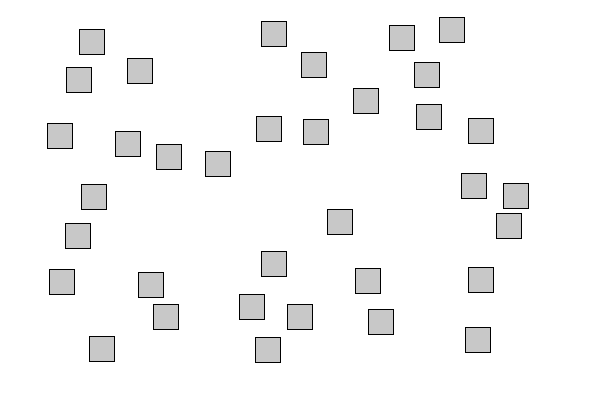
Frame 1 (no input)
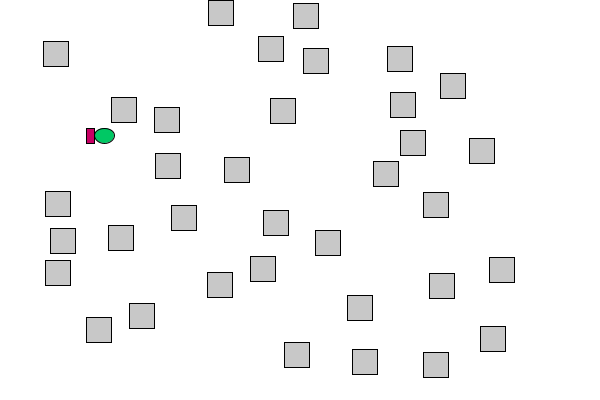
Frame 60 (the mouse pressed at the canvas centre just before this capture)
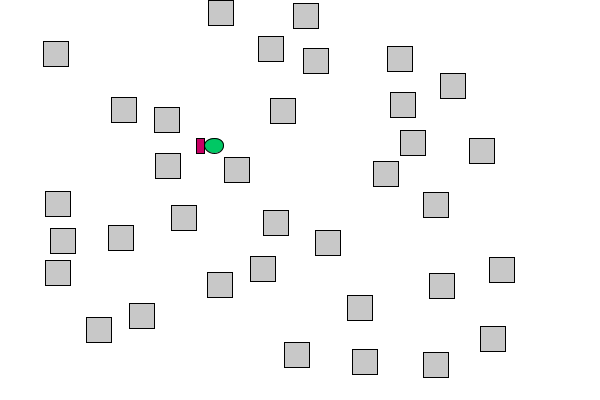
Frame 120 (the mouse held since frame 60 and released just before this capture)

The Processing sketch that drew these frames (run headless with seeded random() and noise(); from frame 60 on, the mouse is pressed at the canvas centre):

// Processing sketch: MainLoop
// ── MainLoop.pde
/*
COMP115 A3
My Fish finds its path to target
by pongsak.suvanpong@mq.edu.au 

Copyright (c) 2014, Pongsak Suvanpong
All rights reserved.

Redistribution and use in source and binary forms, with or without modification, 
are permitted provided that the following conditions are met:

1. Redistributions of source code must retain the above copyright notice, this list of 
conditions and the following disclaimer.

2. Redistributions in binary form must reproduce the above copyright notice, 
this list of conditions and the following disclaimer in the documentation and/or other 
materials provided with the distribution.

3. Neither the name of the copyright holder nor the names of its contributors may 
be used to endorse or promote products derived from this software without specific 
prior written permission.

THIS SOFTWARE IS PROVIDED BY THE COPYRIGHT HOLDERS AND CONTRIBUTORS "AS IS" AND ANY EXPRESS 
OR IMPLIED WARRANTIES, INCLUDING, BUT NOT LIMITED TO, THE IMPLIED WARRANTIES OF MERCHANTABILITY 
AND FITNESS FOR A PARTICULAR PURPOSE ARE DISCLAIMED. IN NO EVENT SHALL THE COPYRIGHT HOLDER OR 
CONTRIBUTORS BE LIABLE FOR ANY DIRECT, INDIRECT, INCIDENTAL, SPECIAL, EXEMPLARY, OR CONSEQUENTIAL 
DAMAGES (INCLUDING, BUT NOT LIMITED TO, PROCUREMENT OF SUBSTITUTE GOODS OR SERVICES; LOSS OF USE, 
DATA, OR PROFITS; OR BUSINESS INTERRUPTION) HOWEVER CAUSED AND ON ANY THEORY OF LIABILITY, 
WHETHER IN CONTRACT, STRICT LIABILITY, OR TORT (INCLUDING NEGLIGENCE OR OTHERWISE) ARISING IN ANY 
WAY OUT OF THE USE OF THIS SOFTWARE, EVEN IF ADVISED OF THE POSSIBILITY OF SUCH DAMAGE.
*/
final int nBarriers = 35;
final float xCellSize = 40.0f;
final float yCellSize = 30.0f;

Fish aFish;
Barrier[] barriers = new Barrier[nBarriers];

//human controller, yak!!!!
KeyboardController keyboardController = new KeyboardController(); 

//Fish Autopilot
DFSController dfsController = new DFSController(2, 2); 


// functions
void randomizedBarrierAtIndex(int i)
{
    float nCellX = width / xCellSize;
    float nCellY = height / yCellSize;
    int rx = (int)random(3, nCellX - 1);
    int ry = (int)random(0, nCellY);
    float x = xCellSize * rx;
    float y = yCellSize * ry;
    barriers[i].setLocation((float)random(xCellSize, width - xCellSize * 2), 
                            (float)random(0, height - yCellSize * 1.5));
    //barriers[i].setLocation(x, y);
}

void randomizeBarrierLocation()
{
  randomizedBarrierAtIndex(0);
  for(int i = 1; i < nBarriers; i++)
  {
      boolean keepTrying = true;
      while(true == keepTrying)
      {
          randomizedBarrierAtIndex(i);
          for(int j = 0; j < i; j++)
          {
              keepTrying = isGameObjectsColliding(barriers[i], barriers[j]);
              if(true == keepTrying)
              {
                  break;
              }
          }
      }  
  }
  setupAutopilot();
}

void setupAutopilot()
{
    Rectangle goal = new Rectangle(width, 0, width + 100, height);
    dfsController.setup(aFish, barriers, goal);
}

boolean detectCollision()
{
    for(int i = 0; i < nBarriers; i++)
    {
        if(true == isGameObjectsColliding(aFish, barriers[i]))
        {
            return true;
        }
    } 
    return false;
}

void setup()
{
    size(600, 400);
    float nCellX = width / xCellSize;
    float nCellY = height / yCellSize;
    
    aFish = new Fish(xCellSize * 0.7, yCellSize * 0.5);
    //aFish = new Fish(20, 10);
    aFish.setLocation(0, yCellSize * (float) random(2, nCellY));
    for(int i = 0; i < nBarriers; i++)
    {
       barriers[i] = new Barrier(xCellSize, yCellSize); 
    }
    
    randomizeBarrierLocation();
}

void draw()
{
    background(255);

    for(int i = 0; i < nBarriers; i++)
    {
       barriers[i].draw();
    }
    
    aFish.draw();
    dfsController.control(aFish);
    aFish.move();
    
    if(true == detectCollision() || aFish.location().X() + xCellSize >= width)
    {
       randomizeBarrierLocation();
       aFish.setLocation(0, height / 2); 
    }
}

void keyPressed()
{
    keyboardController.control(aFish);
}

// ── Barrier.pde
/*
COMP115 A3
My Fish finds its path to target
by pongsak.suvanpong@mq.edu.au 

Copyright (c) 2014, Pongsak Suvanpong
All rights reserved.

Redistribution and use in source and binary forms, with or without modification, 
are permitted provided that the following conditions are met:

1. Redistributions of source code must retain the above copyright notice, this list of 
conditions and the following disclaimer.

2. Redistributions in binary form must reproduce the above copyright notice, 
this list of conditions and the following disclaimer in the documentation and/or other 
materials provided with the distribution.

3. Neither the name of the copyright holder nor the names of its contributors may 
be used to endorse or promote products derived from this software without specific 
prior written permission.

THIS SOFTWARE IS PROVIDED BY THE COPYRIGHT HOLDERS AND CONTRIBUTORS "AS IS" AND ANY EXPRESS 
OR IMPLIED WARRANTIES, INCLUDING, BUT NOT LIMITED TO, THE IMPLIED WARRANTIES OF MERCHANTABILITY 
AND FITNESS FOR A PARTICULAR PURPOSE ARE DISCLAIMED. IN NO EVENT SHALL THE COPYRIGHT HOLDER OR 
CONTRIBUTORS BE LIABLE FOR ANY DIRECT, INDIRECT, INCIDENTAL, SPECIAL, EXEMPLARY, OR CONSEQUENTIAL 
DAMAGES (INCLUDING, BUT NOT LIMITED TO, PROCUREMENT OF SUBSTITUTE GOODS OR SERVICES; LOSS OF USE, 
DATA, OR PROFITS; OR BUSINESS INTERRUPTION) HOWEVER CAUSED AND ON ANY THEORY OF LIABILITY, 
WHETHER IN CONTRACT, STRICT LIABILITY, OR TORT (INCLUDING NEGLIGENCE OR OTHERWISE) ARISING IN ANY 
WAY OUT OF THE USE OF THIS SOFTWARE, EVEN IF ADVISED OF THE POSSIBILITY OF SUCH DAMAGE.
*/
class Barrier extends GameObject
{
    Size size = new Size();
    
    public Barrier(float w, float h)
    {
        this.size.set(w, h);
    }
    
    public void draw()
    {
        /*
        line(this.location().X(), this.location().Y(), 
             this.location().X() + size.width(),
             this.location().Y() + size.height()); */
                  
        fill(200, 200, 200);
        
        ellipseMode(CORNER);
        float min = min(this.size.width(), this.size.height()) - 5;
        /*
        ellipse(this.location().X(), this.location().Y(),
                min, min);  
              
        rect(this.location().X(), this.location().Y(),
             this.size.width(), this.size.height()); */
        
        rect(this.location().X(), this.location().Y(),
             min, min);
    }
    
    public void move()
    {
    
    }
    
    public Rectangle bounding()
    {
        return new Rectangle(this.location().X(), this.location().Y(),
                             this.size.width(), this.size.height());
    }
}

// ── Coordinate.pde
/*
COMP115 A3
My Fish finds its path to target
by pongsak.suvanpong@mq.edu.au 

Copyright (c) 2014, Pongsak Suvanpong
All rights reserved.

Redistribution and use in source and binary forms, with or without modification, 
are permitted provided that the following conditions are met:

1. Redistributions of source code must retain the above copyright notice, this list of 
conditions and the following disclaimer.

2. Redistributions in binary form must reproduce the above copyright notice, 
this list of conditions and the following disclaimer in the documentation and/or other 
materials provided with the distribution.

3. Neither the name of the copyright holder nor the names of its contributors may 
be used to endorse or promote products derived from this software without specific 
prior written permission.

THIS SOFTWARE IS PROVIDED BY THE COPYRIGHT HOLDERS AND CONTRIBUTORS "AS IS" AND ANY EXPRESS 
OR IMPLIED WARRANTIES, INCLUDING, BUT NOT LIMITED TO, THE IMPLIED WARRANTIES OF MERCHANTABILITY 
AND FITNESS FOR A PARTICULAR PURPOSE ARE DISCLAIMED. IN NO EVENT SHALL THE COPYRIGHT HOLDER OR 
CONTRIBUTORS BE LIABLE FOR ANY DIRECT, INDIRECT, INCIDENTAL, SPECIAL, EXEMPLARY, OR CONSEQUENTIAL 
DAMAGES (INCLUDING, BUT NOT LIMITED TO, PROCUREMENT OF SUBSTITUTE GOODS OR SERVICES; LOSS OF USE, 
DATA, OR PROFITS; OR BUSINESS INTERRUPTION) HOWEVER CAUSED AND ON ANY THEORY OF LIABILITY, 
WHETHER IN CONTRACT, STRICT LIABILITY, OR TORT (INCLUDING NEGLIGENCE OR OTHERWISE) ARISING IN ANY 
WAY OUT OF THE USE OF THIS SOFTWARE, EVEN IF ADVISED OF THE POSSIBILITY OF SUCH DAMAGE.
*/
import java.lang.*;

public class Coordinate
{
    private float X;
    private float Y;
    
    public Coordinate()
    {
        this.set(0, 0);
    }
    
    public Coordinate(float x, float y)
    {
        this.set(x, y);
    }
    
    public void set(float x, float y)
    {
        this.X = x;
        this.Y = y;
    }
    
    public void setX(float x)
    {
        this.X = x;
    }
    
    public void setY(float y)
    {
        this.Y = y;
    }
    
    public float X()
    {
        return this.X;
    }
    
    public float Y()
    {
        return this.Y;
    }
    
    public boolean equals(Object another)
    {
        
        if(this == another)
        {
            return true;
        }
        else if(! (another instanceof Coordinate))
        {
            return false;
        }
        else
        {
            Coordinate c = (Coordinate)another;
            //f(Float.floatToIntBits(c.X()) == Float.floatToIntBits(this.X()) &&
            //  Float.floatToIntBits(c.Y()) == Float.floatToIntBits(this.Y()))
            if(Math.abs(c.X() - this.X()) < 0.01 && Math.abs(c.Y() - this.Y()) < 0.01)
            {
                //print("=");
                return true;
            }
            else
            {
                return false;
            }
        }
    }
}

// ── DFSController.pde
/*
COMP115 A3
My Fish finds its path to target
by pongsak.suvanpong@mq.edu.au 

Copyright (c) 2014, Pongsak Suvanpong
All rights reserved.

Redistribution and use in source and binary forms, with or without modification, 
are permitted provided that the following conditions are met:

1. Redistributions of source code must retain the above copyright notice, this list of 
conditions and the following disclaimer.

2. Redistributions in binary form must reproduce the above copyright notice, 
this list of conditions and the following disclaimer in the documentation and/or other 
materials provided with the distribution.

3. Neither the name of the copyright holder nor the names of its contributors may 
be used to endorse or promote products derived from this software without specific 
prior written permission.

THIS SOFTWARE IS PROVIDED BY THE COPYRIGHT HOLDERS AND CONTRIBUTORS "AS IS" AND ANY EXPRESS 
OR IMPLIED WARRANTIES, INCLUDING, BUT NOT LIMITED TO, THE IMPLIED WARRANTIES OF MERCHANTABILITY 
AND FITNESS FOR A PARTICULAR PURPOSE ARE DISCLAIMED. IN NO EVENT SHALL THE COPYRIGHT HOLDER OR 
CONTRIBUTORS BE LIABLE FOR ANY DIRECT, INDIRECT, INCIDENTAL, SPECIAL, EXEMPLARY, OR CONSEQUENTIAL 
DAMAGES (INCLUDING, BUT NOT LIMITED TO, PROCUREMENT OF SUBSTITUTE GOODS OR SERVICES; LOSS OF USE, 
DATA, OR PROFITS; OR BUSINESS INTERRUPTION) HOWEVER CAUSED AND ON ANY THEORY OF LIABILITY, 
WHETHER IN CONTRACT, STRICT LIABILITY, OR TORT (INCLUDING NEGLIGENCE OR OTHERWISE) ARISING IN ANY 
WAY OUT OF THE USE OF THIS SOFTWARE, EVEN IF ADVISED OF THE POSSIBILITY OF SUCH DAMAGE.
*/
import java.util.*;

class DFSController extends HeuristicController
{
    private int xStepSize;
    private int yStepSize; 
    private int nStepHorizontally;
    private int nStepVertically;
    private boolean[][] map; 
    private Rectangle world;
    ///////////////////////////////////////// 
    private GameObject currentSeeker;
    private GameObject[] currentBarriers;
    
    public DFSController(int xStepSize, int yStepSize)
    {
        this.xStepSize = xStepSize;
        this.yStepSize = yStepSize;
    }
    
    public List<Coordinate> calculatePath(GameObject seeker, Barrier[] barriersArray, Rectangle goal)
    {
        this.world = new Rectangle(0, 0, width + goal.size().width(), height + goal.size().height());
        this.nStepHorizontally = (width / this.xStepSize) + 2; 
        this.nStepVertically = (height / this.yStepSize);
        //println(this.nStepHorizontally + " " + this.nStepVertically);
        this.map = new boolean[this.nStepVertically][this.nStepHorizontally];
        
        for(int i = 0; i < this.nStepVertically; i++)
        {
            for(int j = 0; j < this.nStepHorizontally; j++)
            {
                this.map[i][j] = false;
            }
        }
        
        //seeker.setLocation(0, (int)(random(this.nStepVertically) * this.yStepSize));
        seeker.setLocation(0, this.nStepVertically / 2);
        
        this.currentSeeker = seeker;
        this.currentBarriers = barriersArray;
    
        LinkedList<Coordinate> path = new LinkedList<Coordinate>();
        if(true == findPath(seeker.location(), goal, path))
        {
            return path;
        }
        else
        {
            return null;
        }
    }
    
    private boolean findPath(Coordinate currentPosition, Rectangle goal, LinkedList<Coordinate> path)
    {
        path.add(currentPosition);
        if(true == goal.contain(currentPosition))
        {
            return true;
        }
        ArrayList<Coordinate> aviableMoves = avialableMovesFrom(currentPosition);
        for(Coordinate c : aviableMoves)
        {
            if(-1 == path.indexOf(c))
            {
                if(true == findPath(c, goal, path))
                {
                    return true;
                }
                markMap(c);    
            }
            
        }
        
        return false;
    }
    
    /*
    private boolean bfsFindPath(Coordinate currentPosition, Rectangle goal, LinkedList<Coordinate> path)
    {
        //Queue<Coordinate> Q = new LinkedList<Coordinate>();
        Stack<Coordinate> s = new Stack<Coordinate>();
        s.push(currentPosition);
        path.add(currentPosition);
        while(false == s.isEmpty())
        {
            Coordinate t = s.pop(); //Q.remove();
            if(true == goal.contain(t))
            {
                 //print("+");
                return true;
            }
            ArrayList<Coordinate> aviableMoves = avialableMovesFrom(t);
            for(Coordinate u : aviableMoves)
            {
                if(-1 == path.indexOf(u))
                {
                    path.add(u);
                    s.push(u);
                    //print("*");
                }
            }
            //print(".");
        }
        // print("-");
        return false;
    } */
    
    private ArrayList<Coordinate> avialableMovesFrom(Coordinate currentPosition)
    {
        Coordinate north = new Coordinate(currentPosition.X(), currentPosition.Y() - this.yStepSize);
        Coordinate northEast = new Coordinate(currentPosition.X() + this.xStepSize , currentPosition.Y() - this.yStepSize);
        Coordinate east = new Coordinate(currentPosition.X() + this.xStepSize , currentPosition.Y());
        Coordinate southEast = new Coordinate(currentPosition.X() + this.xStepSize , currentPosition.Y() + this.yStepSize);
        Coordinate south = new Coordinate(currentPosition.X() , currentPosition.Y() + this.yStepSize);
        
        ArrayList<Coordinate> moves = new ArrayList<Coordinate>(5);
        
        
        if(true == canMoveTo( east))
        {
            moves.add(east);
        }
        if(true == canMoveTo(south))
        {
            moves.add(south);
        }
        
        if(true == canMoveTo(southEast))
        {
            moves.add(southEast);
        }  
        
        if(true == canMoveTo(northEast))
        {
            moves.add(northEast);
        } 
        
        return moves;
    }
    
    private boolean canMoveTo(Coordinate toPosition)
    {
        if(toPosition.X() < 0 || toPosition.Y() < 0 || 
           toPosition.X() > this.world.size().width() || 
           toPosition.Y() > this.world.size().height() - this.currentSeeker.bounding().size().height() * 2)
        {
            return false;
        }

        if(false == isMapMarked(toPosition))
        {
            Coordinate savedLocationOfSeeker = this.currentSeeker.location();
            this.currentSeeker.setLocation(toPosition);
            boolean collide = hasGameObjectCollidedWithGameObjects(this.currentSeeker, this.currentBarriers);
            this.currentSeeker.setLocation(savedLocationOfSeeker);
            if(true == collide)
            {
                return false;
            }
            else
            {
                return true;
            }
        }
        else
        {
            return false;
        }
    }
    
    private void markMap(Coordinate position)
    {
        int mapIdRow = (int)(position.Y() / this.yStepSize);
        int mapIdCol = (int)(position.X() / this.xStepSize);
        //println(mapIdRow + "," + mapIdCol);
        if(mapIdRow >= this.nStepVertically || mapIdCol >= this.nStepHorizontally)
        {
            //print("-");
        }
        else
        {
            this.map[mapIdRow][mapIdCol] = true;
        }
    }
    
    private boolean isMapMarked(Coordinate position)
    {
        int mapIdRow = (int)(position.Y() / this.yStepSize);
        int mapIdCol = (int)(position.X() / this.xStepSize);
        
        if(mapIdRow >= this.nStepVertically || mapIdCol >= this.nStepHorizontally)
        {
            return false;
        }
        else
        {
            return this.map[mapIdRow][mapIdCol];
        }
    }
    
}

// ── Fish.pde
/*
COMP115 A3
My Fish finds its path to target
by pongsak.suvanpong@mq.edu.au 

Copyright (c) 2014, Pongsak Suvanpong
All rights reserved.

Redistribution and use in source and binary forms, with or without modification, 
are permitted provided that the following conditions are met:

1. Redistributions of source code must retain the above copyright notice, this list of 
conditions and the following disclaimer.

2. Redistributions in binary form must reproduce the above copyright notice, 
this list of conditions and the following disclaimer in the documentation and/or other 
materials provided with the distribution.

3. Neither the name of the copyright holder nor the names of its contributors may 
be used to endorse or promote products derived from this software without specific 
prior written permission.

THIS SOFTWARE IS PROVIDED BY THE COPYRIGHT HOLDERS AND CONTRIBUTORS "AS IS" AND ANY EXPRESS 
OR IMPLIED WARRANTIES, INCLUDING, BUT NOT LIMITED TO, THE IMPLIED WARRANTIES OF MERCHANTABILITY 
AND FITNESS FOR A PARTICULAR PURPOSE ARE DISCLAIMED. IN NO EVENT SHALL THE COPYRIGHT HOLDER OR 
CONTRIBUTORS BE LIABLE FOR ANY DIRECT, INDIRECT, INCIDENTAL, SPECIAL, EXEMPLARY, OR CONSEQUENTIAL 
DAMAGES (INCLUDING, BUT NOT LIMITED TO, PROCUREMENT OF SUBSTITUTE GOODS OR SERVICES; LOSS OF USE, 
DATA, OR PROFITS; OR BUSINESS INTERRUPTION) HOWEVER CAUSED AND ON ANY THEORY OF LIABILITY, 
WHETHER IN CONTRACT, STRICT LIABILITY, OR TORT (INCLUDING NEGLIGENCE OR OTHERWISE) ARISING IN ANY 
WAY OUT OF THE USE OF THIS SOFTWARE, EVEN IF ADVISED OF THE POSSIBILITY OF SUCH DAMAGE.
*/
class Fish extends GameObject
{
    Size size = new Size();
    Rectangle body = new Rectangle();
    Rectangle tail = new Rectangle();
    color bodyColor = color(0,200, 100);
    color tailColor = color(200, 0, 100);
    float heading = 0.0;
    
    
    public Fish(float fishWidth, float fishHeight)
    {
        this.size.set(fishWidth, fishHeight);
        //body occupies 70% of width;
        this.body.size.setWidth((float)(0.7 * fishWidth));
        this.body.size.setHieght(fishHeight);
        
        //tail occupies 30% of width;
        this.tail.size.setWidth((float)(0.3 * fishWidth));
        this.tail.size.setHieght(fishHeight);
    }
    
    public void draw()
    {
        Coordinate loc = this.location();
        //body
        ellipseMode(CORNER);
        fill(bodyColor);
        ellipse(loc.X() + (size.width() - body.size().width()), loc.Y(), 
                body.size().width(), body.size().height()); 
        //tail
        fill(tailColor);
        rect(loc.X(), loc.Y(), tail.size().width(), tail.size().height());
    }
    
    public void move()
    {
        this.location().set(this.location().X(), this.location().Y());
    }
    
    public Rectangle bounding()
    {
        Rectangle b = new Rectangle();
        b.set(this.location().X(), this.location().Y(), 
              this.size.width(), this.size.height());
        return b;
    }
}

// ── GameObject.pde
/*
COMP115 A3
My Fish finds its path to target
by pongsak.suvanpong@mq.edu.au 

Copyright (c) 2014, Pongsak Suvanpong
All rights reserved.

Redistribution and use in source and binary forms, with or without modification, 
are permitted provided that the following conditions are met:

1. Redistributions of source code must retain the above copyright notice, this list of 
conditions and the following disclaimer.

2. Redistributions in binary form must reproduce the above copyright notice, 
this list of conditions and the following disclaimer in the documentation and/or other 
materials provided with the distribution.

3. Neither the name of the copyright holder nor the names of its contributors may 
be used to endorse or promote products derived from this software without specific 
prior written permission.

THIS SOFTWARE IS PROVIDED BY THE COPYRIGHT HOLDERS AND CONTRIBUTORS "AS IS" AND ANY EXPRESS 
OR IMPLIED WARRANTIES, INCLUDING, BUT NOT LIMITED TO, THE IMPLIED WARRANTIES OF MERCHANTABILITY 
AND FITNESS FOR A PARTICULAR PURPOSE ARE DISCLAIMED. IN NO EVENT SHALL THE COPYRIGHT HOLDER OR 
CONTRIBUTORS BE LIABLE FOR ANY DIRECT, INDIRECT, INCIDENTAL, SPECIAL, EXEMPLARY, OR CONSEQUENTIAL 
DAMAGES (INCLUDING, BUT NOT LIMITED TO, PROCUREMENT OF SUBSTITUTE GOODS OR SERVICES; LOSS OF USE, 
DATA, OR PROFITS; OR BUSINESS INTERRUPTION) HOWEVER CAUSED AND ON ANY THEORY OF LIABILITY, 
WHETHER IN CONTRACT, STRICT LIABILITY, OR TORT (INCLUDING NEGLIGENCE OR OTHERWISE) ARISING IN ANY 
WAY OUT OF THE USE OF THIS SOFTWARE, EVEN IF ADVISED OF THE POSSIBILITY OF SUCH DAMAGE.
*/
abstract class GameObject
{
    private Coordinate location = new Coordinate();
    
    public GameObject()
    {
        this.setLocation(0, 0);
    }
    
    public void setLocation(float X, float Y)
    {
        location.set(X, Y);
    }
    
    public void setLocation(Coordinate p)
    {
        location.set(p.X(), p.Y());
    }
    
    public Coordinate location()
    {
       //return new Coordinate(this.location.X(), this.locaiton.Y()); 
       return this.location; //info leaking??
    }
    
    public abstract void draw();
    public abstract void move();
    public abstract Rectangle bounding();
}

// ── GameObjectController.pde
/*
COMP115 A3
My Fish finds its path to target
by pongsak.suvanpong@mq.edu.au 

Copyright (c) 2014, Pongsak Suvanpong
All rights reserved.

Redistribution and use in source and binary forms, with or without modification, 
are permitted provided that the following conditions are met:

1. Redistributions of source code must retain the above copyright notice, this list of 
conditions and the following disclaimer.

2. Redistributions in binary form must reproduce the above copyright notice, 
this list of conditions and the following disclaimer in the documentation and/or other 
materials provided with the distribution.

3. Neither the name of the copyright holder nor the names of its contributors may 
be used to endorse or promote products derived from this software without specific 
prior written permission.

THIS SOFTWARE IS PROVIDED BY THE COPYRIGHT HOLDERS AND CONTRIBUTORS "AS IS" AND ANY EXPRESS 
OR IMPLIED WARRANTIES, INCLUDING, BUT NOT LIMITED TO, THE IMPLIED WARRANTIES OF MERCHANTABILITY 
AND FITNESS FOR A PARTICULAR PURPOSE ARE DISCLAIMED. IN NO EVENT SHALL THE COPYRIGHT HOLDER OR 
CONTRIBUTORS BE LIABLE FOR ANY DIRECT, INDIRECT, INCIDENTAL, SPECIAL, EXEMPLARY, OR CONSEQUENTIAL 
DAMAGES (INCLUDING, BUT NOT LIMITED TO, PROCUREMENT OF SUBSTITUTE GOODS OR SERVICES; LOSS OF USE, 
DATA, OR PROFITS; OR BUSINESS INTERRUPTION) HOWEVER CAUSED AND ON ANY THEORY OF LIABILITY, 
WHETHER IN CONTRACT, STRICT LIABILITY, OR TORT (INCLUDING NEGLIGENCE OR OTHERWISE) ARISING IN ANY 
WAY OUT OF THE USE OF THIS SOFTWARE, EVEN IF ADVISED OF THE POSSIBILITY OF SUCH DAMAGE.
*/
abstract class GameObjectController
{
    public abstract void control(GameObject anObject);
}
// ── HeuristicController.pde
/*
COMP115 A3
My Fish finds its path to target
by pongsak.suvanpong@mq.edu.au 

Copyright (c) 2014, Pongsak Suvanpong
All rights reserved.

Redistribution and use in source and binary forms, with or without modification, 
are permitted provided that the following conditions are met:

1. Redistributions of source code must retain the above copyright notice, this list of 
conditions and the following disclaimer.

2. Redistributions in binary form must reproduce the above copyright notice, 
this list of conditions and the following disclaimer in the documentation and/or other 
materials provided with the distribution.

3. Neither the name of the copyright holder nor the names of its contributors may 
be used to endorse or promote products derived from this software without specific 
prior written permission.

THIS SOFTWARE IS PROVIDED BY THE COPYRIGHT HOLDERS AND CONTRIBUTORS "AS IS" AND ANY EXPRESS 
OR IMPLIED WARRANTIES, INCLUDING, BUT NOT LIMITED TO, THE IMPLIED WARRANTIES OF MERCHANTABILITY 
AND FITNESS FOR A PARTICULAR PURPOSE ARE DISCLAIMED. IN NO EVENT SHALL THE COPYRIGHT HOLDER OR 
CONTRIBUTORS BE LIABLE FOR ANY DIRECT, INDIRECT, INCIDENTAL, SPECIAL, EXEMPLARY, OR CONSEQUENTIAL 
DAMAGES (INCLUDING, BUT NOT LIMITED TO, PROCUREMENT OF SUBSTITUTE GOODS OR SERVICES; LOSS OF USE, 
DATA, OR PROFITS; OR BUSINESS INTERRUPTION) HOWEVER CAUSED AND ON ANY THEORY OF LIABILITY, 
WHETHER IN CONTRACT, STRICT LIABILITY, OR TORT (INCLUDING NEGLIGENCE OR OTHERWISE) ARISING IN ANY 
WAY OUT OF THE USE OF THIS SOFTWARE, EVEN IF ADVISED OF THE POSSIBILITY OF SUCH DAMAGE.
*/
import java.util.*;

abstract public class HeuristicController extends GameObjectController
{    
    private List<Coordinate> path = null;
    private Iterator<Coordinate> iterator = null;   
    
    abstract public List<Coordinate> calculatePath(GameObject seeker, Barrier[] barriersArray, Rectangle goal);
    
    public void setup(GameObject seeker, Barrier[] barriersArray, Rectangle goal)
    {
       this.path =  this.calculatePath(seeker, barriersArray, goal);
       if(null != this.path)
       {
           this.iterator = this.path.iterator();
       }
    }
    
    public void control(GameObject anObject)
    {
      if(path == null)
      {
          println("HeuristicController::control, error, there is no path found");
      }  
      else
      {
          if(true == this.iterator.hasNext())
          {
              Coordinate p = this.iterator.next();
              anObject.setLocation(p);
              
          }
      }
    }
}

// ── KeyboardController.pde
/*
COMP115 A3
My Fish finds its path to target
by pongsak.suvanpong@mq.edu.au 

Copyright (c) 2014, Pongsak Suvanpong
All rights reserved.

Redistribution and use in source and binary forms, with or without modification, 
are permitted provided that the following conditions are met:

1. Redistributions of source code must retain the above copyright notice, this list of 
conditions and the following disclaimer.

2. Redistributions in binary form must reproduce the above copyright notice, 
this list of conditions and the following disclaimer in the documentation and/or other 
materials provided with the distribution.

3. Neither the name of the copyright holder nor the names of its contributors may 
be used to endorse or promote products derived from this software without specific 
prior written permission.

THIS SOFTWARE IS PROVIDED BY THE COPYRIGHT HOLDERS AND CONTRIBUTORS "AS IS" AND ANY EXPRESS 
OR IMPLIED WARRANTIES, INCLUDING, BUT NOT LIMITED TO, THE IMPLIED WARRANTIES OF MERCHANTABILITY 
AND FITNESS FOR A PARTICULAR PURPOSE ARE DISCLAIMED. IN NO EVENT SHALL THE COPYRIGHT HOLDER OR 
CONTRIBUTORS BE LIABLE FOR ANY DIRECT, INDIRECT, INCIDENTAL, SPECIAL, EXEMPLARY, OR CONSEQUENTIAL 
DAMAGES (INCLUDING, BUT NOT LIMITED TO, PROCUREMENT OF SUBSTITUTE GOODS OR SERVICES; LOSS OF USE, 
DATA, OR PROFITS; OR BUSINESS INTERRUPTION) HOWEVER CAUSED AND ON ANY THEORY OF LIABILITY, 
WHETHER IN CONTRACT, STRICT LIABILITY, OR TORT (INCLUDING NEGLIGENCE OR OTHERWISE) ARISING IN ANY 
WAY OUT OF THE USE OF THIS SOFTWARE, EVEN IF ADVISED OF THE POSSIBILITY OF SUCH DAMAGE.
*/
class KeyboardController extends GameObjectController
{
    
    public void control(GameObject anObject)
    {
        if(CODED == key)
        {
            Coordinate l = anObject.location();
            switch(keyCode)
            {
                case UP:
                {
                    anObject.setLocation(l.X() + 1, l.Y() - 5);
                    return;
                }
                
                case DOWN:
                {
                    anObject.setLocation(l.X() + 1, l.Y() + 5);
                    return;
                }
            }
        }
    }
}

// ── Rectangle.pde
/*
COMP115 A3
My Fish finds its path to target
by pongsak.suvanpong@mq.edu.au 

Copyright (c) 2014, Pongsak Suvanpong
All rights reserved.

Redistribution and use in source and binary forms, with or without modification, 
are permitted provided that the following conditions are met:

1. Redistributions of source code must retain the above copyright notice, this list of 
conditions and the following disclaimer.

2. Redistributions in binary form must reproduce the above copyright notice, 
this list of conditions and the following disclaimer in the documentation and/or other 
materials provided with the distribution.

3. Neither the name of the copyright holder nor the names of its contributors may 
be used to endorse or promote products derived from this software without specific 
prior written permission.

THIS SOFTWARE IS PROVIDED BY THE COPYRIGHT HOLDERS AND CONTRIBUTORS "AS IS" AND ANY EXPRESS 
OR IMPLIED WARRANTIES, INCLUDING, BUT NOT LIMITED TO, THE IMPLIED WARRANTIES OF MERCHANTABILITY 
AND FITNESS FOR A PARTICULAR PURPOSE ARE DISCLAIMED. IN NO EVENT SHALL THE COPYRIGHT HOLDER OR 
CONTRIBUTORS BE LIABLE FOR ANY DIRECT, INDIRECT, INCIDENTAL, SPECIAL, EXEMPLARY, OR CONSEQUENTIAL 
DAMAGES (INCLUDING, BUT NOT LIMITED TO, PROCUREMENT OF SUBSTITUTE GOODS OR SERVICES; LOSS OF USE, 
DATA, OR PROFITS; OR BUSINESS INTERRUPTION) HOWEVER CAUSED AND ON ANY THEORY OF LIABILITY, 
WHETHER IN CONTRACT, STRICT LIABILITY, OR TORT (INCLUDING NEGLIGENCE OR OTHERWISE) ARISING IN ANY 
WAY OUT OF THE USE OF THIS SOFTWARE, EVEN IF ADVISED OF THE POSSIBILITY OF SUCH DAMAGE.
*/
public class Rectangle
{
    private Coordinate topleft = new Coordinate();
    private Size size = new Size();
    
    public Rectangle()
    {
        this.set(0, 0, 0, 0);
    }
    
    public Rectangle(float X, float Y, float W, float H)
    {
        this.set(X, Y, W, H);
    }
    
    public Rectangle(Coordinate topLeft, Size size)
    {
        this.set(topLeft, size);
    }
    
    public void set(Coordinate topLeft, Size size)
    {
        this.topLeft().set(topLeft.X(), topLeft.Y());
        this.size.set(size.width(), size.height());
    }
    
    public void set(float X, float Y, float W, float H)
    {
        this.topleft.set(X, Y);
        this.size.set(W, H);
    }
    
    public Coordinate topLeft()
    {
        return this.topleft;
    }
    
    public Size size()
    {
        return this.size;
    }
    
    Coordinate center()
    {
        float cx = this.topleft.X() + this.size.width() / 2.0f;
        float cy = this.topleft.Y() + this.size.height() / 2.0f;
        
        return new Coordinate(cx, cy);
    }
    
    boolean contain(Coordinate p)
    {
        if(p.X() >= this.topLeft().X() && p.Y() >= this.topLeft().Y() &&
           p.X() <= this.topLeft().X() + this.size().width() && p.Y() <= this.topLeft().Y() + this.size().height())
        {
            return true;
        }
        else
        {
            return false;
        }
    }
}

// ── Size.pde
/*
COMP115 A3
My Fish finds its path to target
by pongsak.suvanpong@mq.edu.au 

Copyright (c) 2014, Pongsak Suvanpong
All rights reserved.

Redistribution and use in source and binary forms, with or without modification, 
are permitted provided that the following conditions are met:

1. Redistributions of source code must retain the above copyright notice, this list of 
conditions and the following disclaimer.

2. Redistributions in binary form must reproduce the above copyright notice, 
this list of conditions and the following disclaimer in the documentation and/or other 
materials provided with the distribution.

3. Neither the name of the copyright holder nor the names of its contributors may 
be used to endorse or promote products derived from this software without specific 
prior written permission.

THIS SOFTWARE IS PROVIDED BY THE COPYRIGHT HOLDERS AND CONTRIBUTORS "AS IS" AND ANY EXPRESS 
OR IMPLIED WARRANTIES, INCLUDING, BUT NOT LIMITED TO, THE IMPLIED WARRANTIES OF MERCHANTABILITY 
AND FITNESS FOR A PARTICULAR PURPOSE ARE DISCLAIMED. IN NO EVENT SHALL THE COPYRIGHT HOLDER OR 
CONTRIBUTORS BE LIABLE FOR ANY DIRECT, INDIRECT, INCIDENTAL, SPECIAL, EXEMPLARY, OR CONSEQUENTIAL 
DAMAGES (INCLUDING, BUT NOT LIMITED TO, PROCUREMENT OF SUBSTITUTE GOODS OR SERVICES; LOSS OF USE, 
DATA, OR PROFITS; OR BUSINESS INTERRUPTION) HOWEVER CAUSED AND ON ANY THEORY OF LIABILITY, 
WHETHER IN CONTRACT, STRICT LIABILITY, OR TORT (INCLUDING NEGLIGENCE OR OTHERWISE) ARISING IN ANY 
WAY OUT OF THE USE OF THIS SOFTWARE, EVEN IF ADVISED OF THE POSSIBILITY OF SUCH DAMAGE.
*/
public class Size
{
    private float CX;
    private float CY;
    
    public Size()
    {
        this.setWidth(0);
        this.setHieght(0);
    }
    
    public Size(float w, float h)
    {
        this.set(w, h);
    }
    
    public void set(float w, float h)
    {
        this.setWidth(w);
        this.setHieght(h); 
    }
    
    public void setWidth(float w)
    {
        this.CX = w;
    }
    
    public void setHieght(float h)
    {
        this.CY = h;
    }
    
    public float width()
    {
        return this.CX;
    }
    
    public float height()
    {
        return this.CY;
    }
}

// ── distance.pde
/*
COMP115 A3
My Fish finds its path to target
by pongsak.suvanpong@mq.edu.au 

Copyright (c) 2014, Pongsak Suvanpong
All rights reserved.

Redistribution and use in source and binary forms, with or without modification, 
are permitted provided that the following conditions are met:

1. Redistributions of source code must retain the above copyright notice, this list of 
conditions and the following disclaimer.

2. Redistributions in binary form must reproduce the above copyright notice, 
this list of conditions and the following disclaimer in the documentation and/or other 
materials provided with the distribution.

3. Neither the name of the copyright holder nor the names of its contributors may 
be used to endorse or promote products derived from this software without specific 
prior written permission.

THIS SOFTWARE IS PROVIDED BY THE COPYRIGHT HOLDERS AND CONTRIBUTORS "AS IS" AND ANY EXPRESS 
OR IMPLIED WARRANTIES, INCLUDING, BUT NOT LIMITED TO, THE IMPLIED WARRANTIES OF MERCHANTABILITY 
AND FITNESS FOR A PARTICULAR PURPOSE ARE DISCLAIMED. IN NO EVENT SHALL THE COPYRIGHT HOLDER OR 
CONTRIBUTORS BE LIABLE FOR ANY DIRECT, INDIRECT, INCIDENTAL, SPECIAL, EXEMPLARY, OR CONSEQUENTIAL 
DAMAGES (INCLUDING, BUT NOT LIMITED TO, PROCUREMENT OF SUBSTITUTE GOODS OR SERVICES; LOSS OF USE, 
DATA, OR PROFITS; OR BUSINESS INTERRUPTION) HOWEVER CAUSED AND ON ANY THEORY OF LIABILITY, 
WHETHER IN CONTRACT, STRICT LIABILITY, OR TORT (INCLUDING NEGLIGENCE OR OTHERWISE) ARISING IN ANY 
WAY OUT OF THE USE OF THIS SOFTWARE, EVEN IF ADVISED OF THE POSSIBILITY OF SUCH DAMAGE.
*/
float distance(Coordinate p0, Coordinate p1)
{
    return (float)dist(p0.X(), p0.Y(), p1.X(), p1.Y());
}
// ── hasGameObjectCollidedWithGameObjects.pde
/*
COMP115 A3
My Fish finds its path to target
by pongsak.suvanpong@mq.edu.au 

Copyright (c) 2014, Pongsak Suvanpong
All rights reserved.

Redistribution and use in source and binary forms, with or without modification, 
are permitted provided that the following conditions are met:

1. Redistributions of source code must retain the above copyright notice, this list of 
conditions and the following disclaimer.

2. Redistributions in binary form must reproduce the above copyright notice, 
this list of conditions and the following disclaimer in the documentation and/or other 
materials provided with the distribution.

3. Neither the name of the copyright holder nor the names of its contributors may 
be used to endorse or promote products derived from this software without specific 
prior written permission.

THIS SOFTWARE IS PROVIDED BY THE COPYRIGHT HOLDERS AND CONTRIBUTORS "AS IS" AND ANY EXPRESS 
OR IMPLIED WARRANTIES, INCLUDING, BUT NOT LIMITED TO, THE IMPLIED WARRANTIES OF MERCHANTABILITY 
AND FITNESS FOR A PARTICULAR PURPOSE ARE DISCLAIMED. IN NO EVENT SHALL THE COPYRIGHT HOLDER OR 
CONTRIBUTORS BE LIABLE FOR ANY DIRECT, INDIRECT, INCIDENTAL, SPECIAL, EXEMPLARY, OR CONSEQUENTIAL 
DAMAGES (INCLUDING, BUT NOT LIMITED TO, PROCUREMENT OF SUBSTITUTE GOODS OR SERVICES; LOSS OF USE, 
DATA, OR PROFITS; OR BUSINESS INTERRUPTION) HOWEVER CAUSED AND ON ANY THEORY OF LIABILITY, 
WHETHER IN CONTRACT, STRICT LIABILITY, OR TORT (INCLUDING NEGLIGENCE OR OTHERWISE) ARISING IN ANY 
WAY OUT OF THE USE OF THIS SOFTWARE, EVEN IF ADVISED OF THE POSSIBILITY OF SUCH DAMAGE.
*/
boolean hasGameObjectCollidedWithGameObjects(GameObject obj, GameObject[] objs)
{
    for(int i = 0; i < objs.length; i++)
    {
        if(true == isGameObjectsColliding(obj, objs[i]))
        {
            return true;
        }
    }
    
    return false;
}
// ── isGameObjectsColliding.pde
/*
COMP115 A3
My Fish finds its path to target
by pongsak.suvanpong@mq.edu.au 

Copyright (c) 2014, Pongsak Suvanpong
All rights reserved.

Redistribution and use in source and binary forms, with or without modification, 
are permitted provided that the following conditions are met:

1. Redistributions of source code must retain the above copyright notice, this list of 
conditions and the following disclaimer.

2. Redistributions in binary form must reproduce the above copyright notice, 
this list of conditions and the following disclaimer in the documentation and/or other 
materials provided with the distribution.

3. Neither the name of the copyright holder nor the names of its contributors may 
be used to endorse or promote products derived from this software without specific 
prior written permission.

THIS SOFTWARE IS PROVIDED BY THE COPYRIGHT HOLDERS AND CONTRIBUTORS "AS IS" AND ANY EXPRESS 
OR IMPLIED WARRANTIES, INCLUDING, BUT NOT LIMITED TO, THE IMPLIED WARRANTIES OF MERCHANTABILITY 
AND FITNESS FOR A PARTICULAR PURPOSE ARE DISCLAIMED. IN NO EVENT SHALL THE COPYRIGHT HOLDER OR 
CONTRIBUTORS BE LIABLE FOR ANY DIRECT, INDIRECT, INCIDENTAL, SPECIAL, EXEMPLARY, OR CONSEQUENTIAL 
DAMAGES (INCLUDING, BUT NOT LIMITED TO, PROCUREMENT OF SUBSTITUTE GOODS OR SERVICES; LOSS OF USE, 
DATA, OR PROFITS; OR BUSINESS INTERRUPTION) HOWEVER CAUSED AND ON ANY THEORY OF LIABILITY, 
WHETHER IN CONTRACT, STRICT LIABILITY, OR TORT (INCLUDING NEGLIGENCE OR OTHERWISE) ARISING IN ANY 
WAY OUT OF THE USE OF THIS SOFTWARE, EVEN IF ADVISED OF THE POSSIBILITY OF SUCH DAMAGE.
*/
boolean isGameObjectsColliding(GameObject obj0, GameObject obj1)
{
    Rectangle r0 = obj0.bounding();
    Rectangle r1 = obj1.bounding();
    
    return isRectangleOverlapped(r0, r1);
}

// ── isRectangleOverlapped.pde
/*
COMP115 A3
My Fish finds its path to target
by pongsak.suvanpong@mq.edu.au 

Copyright (c) 2014, Pongsak Suvanpong
All rights reserved.

Redistribution and use in source and binary forms, with or without modification, 
are permitted provided that the following conditions are met:

1. Redistributions of source code must retain the above copyright notice, this list of 
conditions and the following disclaimer.

2. Redistributions in binary form must reproduce the above copyright notice, 
this list of conditions and the following disclaimer in the documentation and/or other 
materials provided with the distribution.

3. Neither the name of the copyright holder nor the names of its contributors may 
be used to endorse or promote products derived from this software without specific 
prior written permission.

THIS SOFTWARE IS PROVIDED BY THE COPYRIGHT HOLDERS AND CONTRIBUTORS "AS IS" AND ANY EXPRESS 
OR IMPLIED WARRANTIES, INCLUDING, BUT NOT LIMITED TO, THE IMPLIED WARRANTIES OF MERCHANTABILITY 
AND FITNESS FOR A PARTICULAR PURPOSE ARE DISCLAIMED. IN NO EVENT SHALL THE COPYRIGHT HOLDER OR 
CONTRIBUTORS BE LIABLE FOR ANY DIRECT, INDIRECT, INCIDENTAL, SPECIAL, EXEMPLARY, OR CONSEQUENTIAL 
DAMAGES (INCLUDING, BUT NOT LIMITED TO, PROCUREMENT OF SUBSTITUTE GOODS OR SERVICES; LOSS OF USE, 
DATA, OR PROFITS; OR BUSINESS INTERRUPTION) HOWEVER CAUSED AND ON ANY THEORY OF LIABILITY, 
WHETHER IN CONTRACT, STRICT LIABILITY, OR TORT (INCLUDING NEGLIGENCE OR OTHERWISE) ARISING IN ANY 
WAY OUT OF THE USE OF THIS SOFTWARE, EVEN IF ADVISED OF THE POSSIBILITY OF SUCH DAMAGE.
*/
boolean isRectangleOverlapped(Rectangle r0, Rectangle r1)
{
    boolean horizontal = isValueInRange(r0.topLeft().X(), r1.topLeft().X(), r1.topLeft().X() + r1.size().width()) ||
                         isValueInRange(r1.topLeft().X(), r0.topLeft().X(), r0.topLeft().X() + r0.size().width());

    boolean vertical = isValueInRange(r0.topLeft().Y(), r1.topLeft().Y(), r1.topLeft().Y() + r1.size().height()) ||
                       isValueInRange(r1.topLeft().Y(), r0.topLeft().Y(), r0.topLeft().Y() + r0.size().height());

    return horizontal && vertical;
}

// ── isValueInRange.pde
/*
COMP115 A3
My Fish finds its path to target
by pongsak.suvanpong@mq.edu.au 

Copyright (c) 2014, Pongsak Suvanpong
All rights reserved.

Redistribution and use in source and binary forms, with or without modification, 
are permitted provided that the following conditions are met:

1. Redistributions of source code must retain the above copyright notice, this list of 
conditions and the following disclaimer.

2. Redistributions in binary form must reproduce the above copyright notice, 
this list of conditions and the following disclaimer in the documentation and/or other 
materials provided with the distribution.

3. Neither the name of the copyright holder nor the names of its contributors may 
be used to endorse or promote products derived from this software without specific 
prior written permission.

THIS SOFTWARE IS PROVIDED BY THE COPYRIGHT HOLDERS AND CONTRIBUTORS "AS IS" AND ANY EXPRESS 
OR IMPLIED WARRANTIES, INCLUDING, BUT NOT LIMITED TO, THE IMPLIED WARRANTIES OF MERCHANTABILITY 
AND FITNESS FOR A PARTICULAR PURPOSE ARE DISCLAIMED. IN NO EVENT SHALL THE COPYRIGHT HOLDER OR 
CONTRIBUTORS BE LIABLE FOR ANY DIRECT, INDIRECT, INCIDENTAL, SPECIAL, EXEMPLARY, OR CONSEQUENTIAL 
DAMAGES (INCLUDING, BUT NOT LIMITED TO, PROCUREMENT OF SUBSTITUTE GOODS OR SERVICES; LOSS OF USE, 
DATA, OR PROFITS; OR BUSINESS INTERRUPTION) HOWEVER CAUSED AND ON ANY THEORY OF LIABILITY, 
WHETHER IN CONTRACT, STRICT LIABILITY, OR TORT (INCLUDING NEGLIGENCE OR OTHERWISE) ARISING IN ANY 
WAY OUT OF THE USE OF THIS SOFTWARE, EVEN IF ADVISED OF THE POSSIBILITY OF SUCH DAMAGE.
*/
boolean isValueInRange(float value, float min, float max)
{ 
    return (value >= min) && (value <= max); 

}
